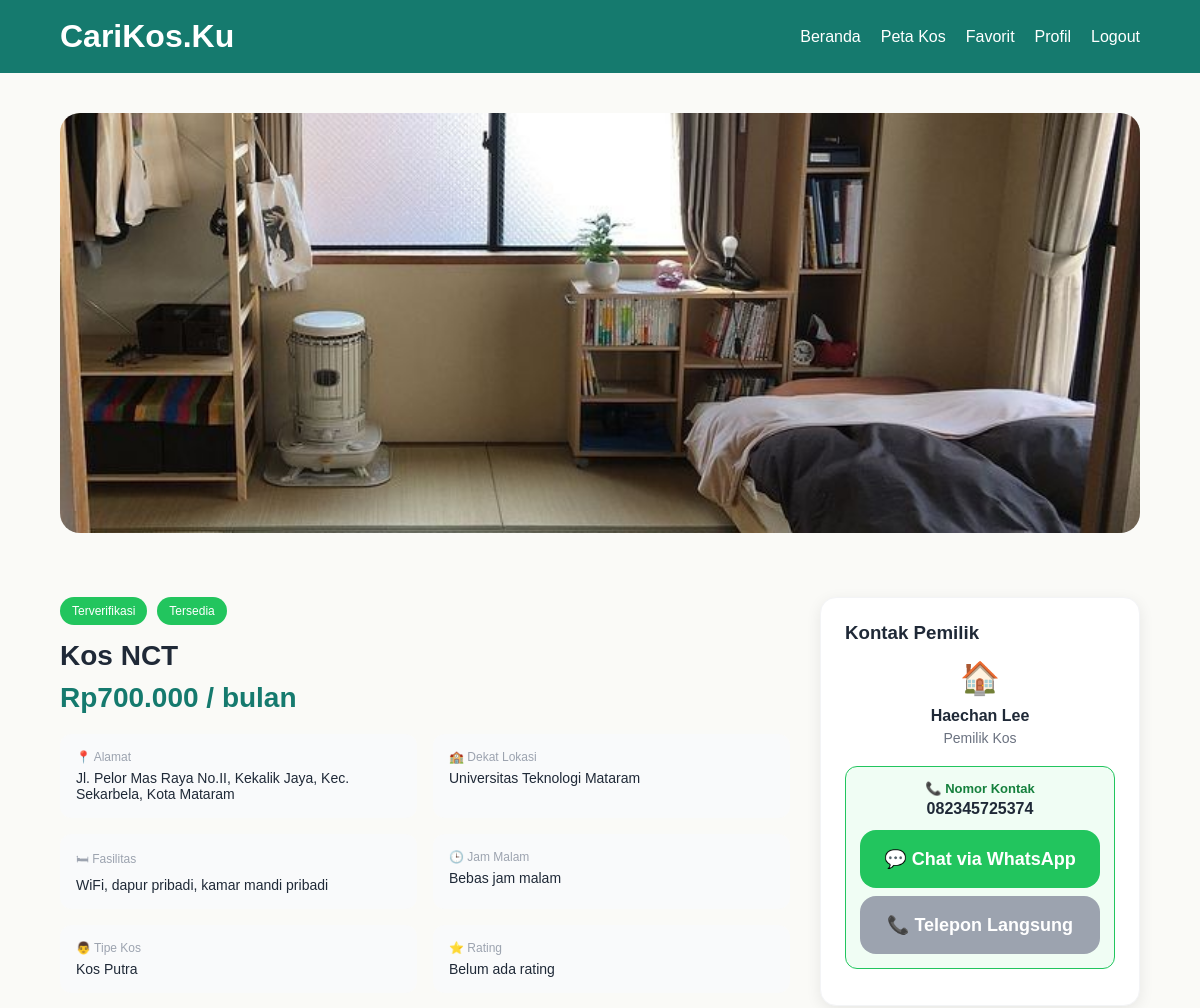
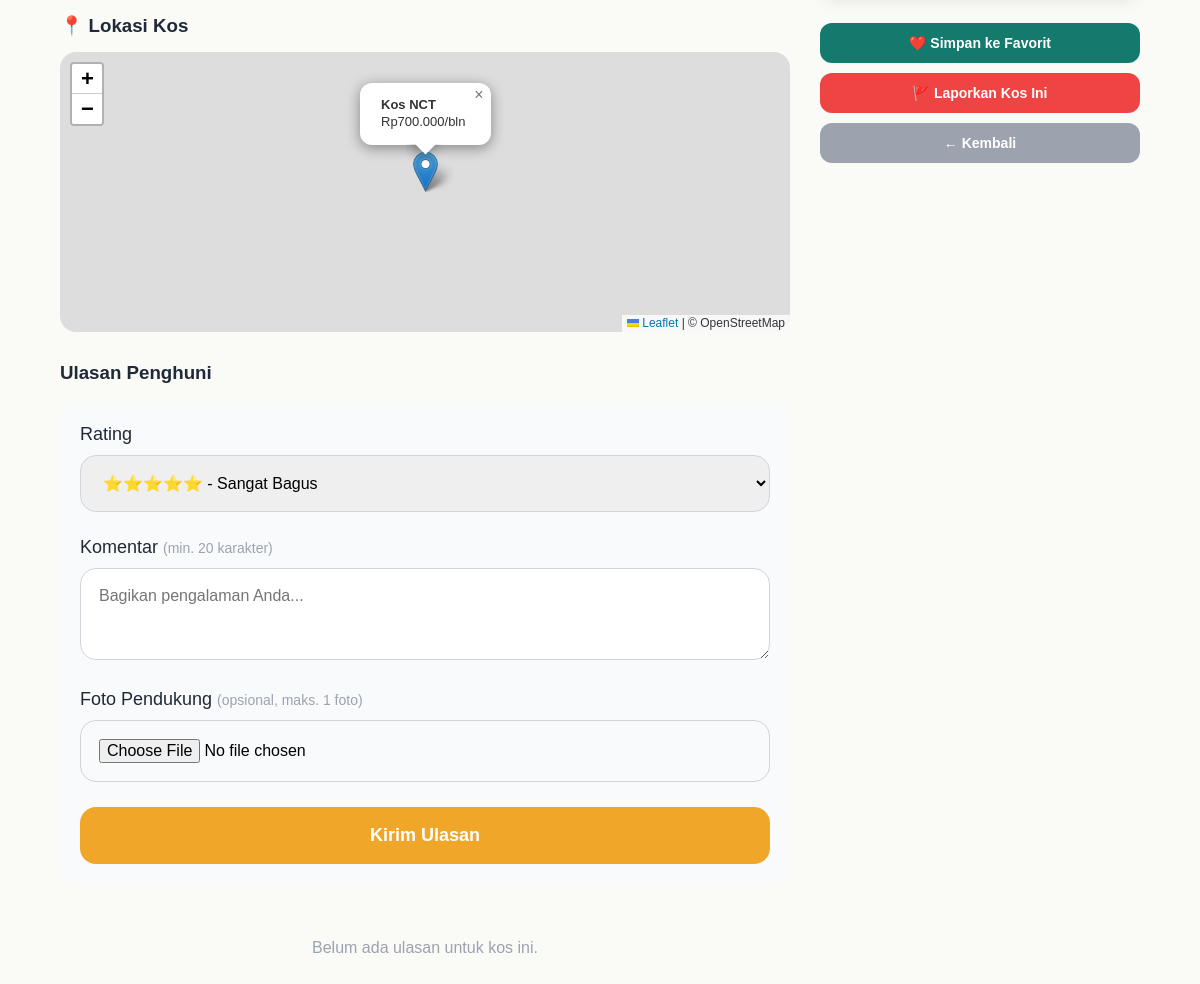
The app's page /detail_kos.php?id=4 (signed in) with its own data (2 pictures, top to bottom).
### tables this page shows
CREATE TABLE `kos_foto` (
  `id` int(11) NOT NULL,
  `kos_id` int(11) NOT NULL,
  `nama_file` varchar(255) NOT NULL,
  `is_primary` tinyint(1) DEFAULT 0,
  `created_at` datetime DEFAULT current_timestamp()
);

CREATE TABLE `kos` (
  `id` int(11) NOT NULL,
  `user_id` int(11) NOT NULL,
  `nama_kos` varchar(100) NOT NULL,
  `alamat` text NOT NULL,
  `kampus_terdekat` varchar(100) DEFAULT NULL,
  `harga` int(11) NOT NULL,
  `gender` enum('putra','putri','campur') NOT NULL,
  `status` enum('tersedia','hampir_penuh','penuh') DEFAULT 'tersedia',
  `fasilitas` text DEFAULT NULL,
  `jam_malam` varchar(10) DEFAULT NULL,
  `rating` float DEFAULT 0,
  `terverifikasi` tinyint(1) DEFAULT 0,
  `dokumen_kepemilikan` varchar(255) DEFAULT NULL,
  `created_at` timestamp NOT NULL DEFAULT current_timestamp(),
  `lat` decimal(10,8) DEFAULT NULL,
  `lng` decimal(11,8) DEFAULT NULL
);

CREATE TABLE `users` (
  `id` int(11) NOT NULL,
  `nama` varchar(100) NOT NULL,
  `email` varchar(100) NOT NULL,
  `password` varchar(255) NOT NULL,
  `role` enum('penyewa','pemilik','admin') NOT NULL,
  `no_hp` varchar(20) DEFAULT NULL,
  `created_at` timestamp NOT NULL DEFAULT current_timestamp()
);

### detail_kos.php (the view, shortened to what this page needs)
<?php
require "koneksi.php";
$id  = (int)$_GET['id'];
$kos = mysqli_fetch_assoc(mysqli_query($conn, "SELECT k.*, u.nama AS nama_pemilik, u.no_hp AS hp_pemilik FROM kos k JOIN users u ON k.user_id = u.id WHERE k.id='$id' AND k.terverifikasi=1"));
$user_id  = $_SESSION['id'];
$is_fav   = mysqli_fetch_row(mysqli_query($conn, "SELECT COUNT(*) FROM favorites WHERE user_id='$user_id' AND kos_id='$id'"))[0];
$foto_list = mysqli_query($conn, "SELECT * FROM kos_foto WHERE kos_id='$id' ORDER BY is_primary DESC");
$ulasan_list = mysqli_query($conn, "SELECT r.*, u.nama AS nama_reviewer FROM reviews r JOIN users u ON r.user_id = u.id WHERE r.kos_id='$id' ORDER BY r.created_at DESC");
$foto_arr = [];
while($f = mysqli_fetch_assoc($foto_list)) $foto_arr[] = $f;
?>
<!DOCTYPE html>
<html lang="id">
<head>
    <link rel="stylesheet" href="style.css">
    <link rel="stylesheet" href="https://unpkg.com/leaflet@1.9.4/dist/leaflet.css">
</head>
<body>
<div class="navbar">
    <h1>CariKos.Ku</h1>
    <div class="menu">
        <a href="index_penyewa.php">Beranda</a>
        <a href="peta.php">Peta Kos</a>
        <a href="favorit.php">Favorit</a>
        <a href="profil_penyewa.php">Profil</a>
        <a href="logout.php">Logout</a>
    </div>
</div>
<div class="detail-container">
    <?php if(count($foto_arr) > 0): ?>
    <div class="foto-galeri">
        <img src="uploads/<?= $foto_arr[0]['nama_file'] ?>" class="detail-img" id="foto-main" alt="Foto kos">
    </div>
    <?php else: ?>
    <img src="https://images.unsplash.com/photo-1522708323590-d24dbb6b0267?q=80&w=1200&auto=format&fit=crop" class="detail-img" alt="Foto kos">
    <?php endif; ?>
    <div class="detail-body">
        <div class="detail-left">
            <div class="detail-badge-wrap">
                <div class="badge-group">
                    <div class="badge verified">Terverifikasi</div>
                    <?php if($kos['status'] == 'tersedia'): ?>
                        <div class="badge verified">Tersedia</div>
                    <?php elseif($kos['status'] == 'hampir_penuh'): ?>
                        <div class="badge cheap">Hampir Penuh</div>
                    <?php else: ?>
                        <div class="badge full">Penuh</div>
                    <?php endif; ?>
                </div>
            </div>
            <h2 class="detail-nama"><?= htmlspecialchars($kos['nama_kos']) ?></h2>
            <div class="detail-price">Rp<?= number_format($kos['harga'], 0, ',', '.') ?> / bulan</div>
            <div class="detail-info-grid">
                <div class="detail-info-item">
                    <div class="detail-info-label">📍 Alamat</div>
                    <div class="detail-info-value"><?= htmlspecialchars($kos['alamat']) ?></div>
                </div>
                <div class="detail-info-item">
                    <div class="detail-info-label">🏫 Dekat Lokasi</div>
                    <div class="detail-info-value"><?= htmlspecialchars($kos['kampus_terdekat']) ?></div>
                </div>
                <div class="detail-info-item">
                    <div class="detail-info-label">🛏 Fasilitas</div>
                    <div class="detail-info-value"><?= htmlspecialchars($kos['fasilitas']) ?></div>
                </div>
                <div class="detail-info-item">
                    <div class="detail-info-label">🕒 Jam Malam</div>
                    <div class="detail-info-value"><?= $kos['jam_malam'] ? htmlspecialchars($kos['jam_malam']) : 'Bebas jam malam' ?></div>
                </div>
                <div class="detail-info-item">
                    <div class="detail-info-label"><?= $kos['gender'] == 'putra' ? '👨' : ($kos['gender'] == 'putri' ? '👩' : '👥') ?> Tipe Kos</div>
                    <div class="detail-info-value">Kos <?= ucfirst($kos['gender']) ?></div>
                </div>
                <div class="detail-info-item">
                    <div class="detail-info-label">⭐ Rating</div>
                    <div class="detail-info-value"><?= $kos['rating'] > 0 ? $kos['rating'] : 'Belum ada rating' ?></div>
                </div>
            </div>
            <?php if($kos['lat'] && $kos['lng']): ?>
            <div class="map-container">
                <h3 class="map-title">📍 Lokasi Kos</h3>
                <div id="map-detail" class="map-detail"></div>
            </div>
            <?php endif; ?>
            <div class="ulasan-section">
                <h3 class="ulasan-title">Ulasan Penghuni</h3>
                <form action="" method="POST" enctype="multipart/form-data" class="ulasan-form">
                    <div class="input-group">
                        <label>Rating</label>
                        <select name="rating" required>
                            <option value="5">⭐⭐⭐⭐⭐ - Sangat Bagus</option>
                        </select>
                    </div>
                    <div class="input-group">
                        <label>Komentar <span class="input-hint">(min. 20 karakter)</span></label>
                        <textarea name="komentar" class="ulasan-textarea" rows="3" placeholder="Bagikan pengalaman Anda..." required></textarea>
                    </div>
                    <div class="input-group">
                        <label>Foto Pendukung <span class="input-hint">(opsional, maks. 1 foto)</span></label>
                        <input type="file" name="foto_ulasan" class="upload-input" accept="image/jpeg,image/png">
                    </div>
                    <button type="submit" name="kirim_ulasan" class="btn">Kirim Ulasan</button>
                </form>
                <?php if(mysqli_num_rows($ulasan_list) == 0): ?>
                    <p class="ulasan-empty">Belum ada ulasan untuk kos ini.</p>
                <?php endif; ?>
            </div>
        </div>
        <div class="detail-right">
            <div class="kontak-card">
                <h3 class="kontak-title">Kontak Pemilik</h3>
                <div class="kontak-icon">🏠</div>
                <p class="kontak-nama"><?= htmlspecialchars($kos['nama_pemilik']) ?></p>
                <p class="kontak-role">Pemilik Kos</p>
                <?php if($kos['hp_pemilik']): ?>
                    <div style="background:#F0FDF4;border:1px solid #22C55E;border-radius:12px;padding:14px;margin:12px 0;text-align:center;">
                        <p style="font-size:13px;color:#15803D;font-weight:600;margin-bottom:4px;">📞 Nomor Kontak</p>
                        <p style="font-size:16px;font-weight:700;color:#1F2937;margin-bottom:12px;"><?= htmlspecialchars($kos['hp_pemilik']) ?></p>
                        <a href="https://wa.me/<?= preg_replace('/[^0-9]/', '', $kos['hp_pemilik']) ?>" target="_blank" style="display:block;">
                            <button class="btn" style="width:100%;background:#22C55E;">💬 Chat via WhatsApp</button>
                        </a>
                        <a href="tel:<?= preg_replace('/[^0-9+]/', '', $kos['hp_pemilik']) ?>" style="display:block;margin-top:8px;">
                            <button class="btn btn-gray" style="width:100%;">📞 Telepon Langsung</button>
                        </a>
                    </div>
                <?php endif; ?>
            </div>
            <a href="favorit.php?aksi=<?= $is_fav ? 'hapus' : 'tambah' ?>&kos_id=<?= $id ?>&redirect=detail_kos.php?id=<?= $id ?>">
                <button class="detail-right-btn <?= $is_fav ? 'detail-right-btn-fav-remove' : 'detail-right-btn-fav-add' ?>">
                    <?= $is_fav ? '💔 Hapus dari Favorit' : '❤️ Simpan ke Favorit' ?>
                </button>
            </a>
            <a href="lapor_kos.php?id=<?= $kos['id'] ?>">
                <button class="detail-right-btn detail-right-btn-lapor">🚩 Laporkan Kos Ini</button>
            </a>
            <a href="index_penyewa.php">
                <button class="detail-right-btn detail-right-btn-back">← Kembali</button>
            </a>
        </div>
    </div>
</div>
</body>
</html>

### style.css (style rules this page uses)
* { margin: 0; padding: 0; box-sizing: border-box; font-family: 'Poppins', sans-serif; }
body { background: #FAFAF7; }
.input-group { margin-bottom: 25px; }
.input-group label { display: block; margin-bottom: 10px; color: #1F2937; font-weight: 500; font-size: 18px; }
.input-group input, .input-group select, .input-group textarea { width: 100%; padding: 18px; border: 1px solid #D1D5DB; border-radius: 16px; outline: none; font-size: 16px; font-family: 'Poppins', sans-serif; }
.input-hint { color: #9CA3AF; font-weight: 400; font-size: 14px; }
.btn { width: 100%; padding: 18px; border: none; border-radius: 16px; background: #F0A629; color: white; font-size: 18px; font-weight: 600; cursor: pointer; transition: 0.3s; font-family: 'Poppins', sans-serif; }
.btn-gray { background: #9CA3AF; }
.navbar { background: #157A6E; padding: 18px 60px; display: flex; justify-content: space-between; align-items: center; position: sticky; top: 0; z-index: 999; }
.navbar h1 { color: white; font-size: 32px; }
.menu { display: flex; gap: 20px; }
.menu a { color: white; text-decoration: none; font-weight: 500; }
.badge-group { display: flex; gap: 10px; flex-wrap: wrap; margin-bottom: 15px; }
.badge { padding: 7px 12px; border-radius: 999px; color: white; font-size: 12px; font-weight: 500; }
.verified { background: #22C55E; }
.detail-container { max-width: 1200px; margin: 40px auto; padding: 0 60px 60px; }
.detail-img { width: 100%; height: 420px; object-fit: cover; border-radius: 20px; margin-bottom: 30px; }
.detail-body { display: grid; grid-template-columns: 1fr 320px; gap: 30px; }
.detail-info-grid { display: grid; grid-template-columns: 1fr 1fr; gap: 16px; margin-bottom: 30px; }
.detail-info-item { background: #F9FAFB; border-radius: 12px; padding: 16px; }
.detail-info-label { color: #9CA3AF; font-size: 12px; margin-bottom: 6px; }
.detail-info-value { color: #1F2937; font-weight: 500; font-size: 14px; }
.detail-price { color: #157A6E; font-size: 28px; font-weight: 700; margin-bottom: 20px; }
.detail-nama { color: #1F2937; font-size: 28px; margin-bottom: 10px; }
.detail-badge-wrap { margin-bottom: 15px; }
.ulasan-section { margin-top: 30px; }
.ulasan-title { color: #1F2937; margin-bottom: 20px; }
.ulasan-form { background: #F9FAFB; padding: 20px; border-radius: 16px; margin-bottom: 25px; }
.ulasan-textarea { width: 100%; padding: 15px; border: 1px solid #D1D5DB; border-radius: 12px; outline: none; font-size: 14px; resize: vertical; font-family: 'Poppins', sans-serif; }
.ulasan-empty { color: #9CA3AF; text-align: center; padding: 30px 0; }
.kontak-card { background: white; border-radius: 16px; padding: 24px; box-shadow: 0 4px 15px rgba(0,0,0,0.08); border: 1px solid #F3F4F6; margin-bottom: 15px; }
.kontak-title { color: #1F2937; margin-bottom: 15px; }
.kontak-icon { font-size: 32px; text-align: center; margin-bottom: 10px; }
.kontak-nama { color: #1F2937; font-weight: 600; text-align: center; margin-bottom: 5px; }
.kontak-role { color: #6B7280; text-align: center; font-size: 14px; margin-bottom: 20px; }
.detail-right-btn { width: 100%; padding: 12px; margin-top: 10px; border-radius: 12px; border: none; cursor: pointer; font-weight: 600; font-size: 14px; font-family: 'Poppins', sans-serif; }
.detail-right-btn-fav-add { background: #EF4444; color: white; }
.detail-right-btn-lapor { background: #EF4444; color: white; }
.detail-right-btn-back { background: #9CA3AF; color: white; }
.foto-galeri { margin-bottom: 30px; }
.upload-input { padding: 10px; border: 2px dashed #D1D5DB; border-radius: 12px; cursor: pointer; width: 100%; font-family: 'Poppins', sans-serif; }
.map-container { margin-top: 30px; }
.map-title { color: #1F2937; margin-bottom: 15px; }
.map-detail { height: 280px; border-radius: 16px; overflow: hidden; }
.detail-right-btn-fav-add { background: #157A6E; color: white; }

### records on screen
kos_foto: nama_file (picture)
kos: nama_kos "Kos NCT", harga "700.000", alamat "Jl. Pelor Mas Raya No.II, Kekalik Jaya, Kec. Sekarbela, Kota Mataram", kampus_terdekat "Universitas Teknologi Mataram", fasilitas "WiFi, dapur pribadi, kamar mandi pribadi", gender "Putra", user.nama "Haechan Lee", user.no_hp "082345725374"
